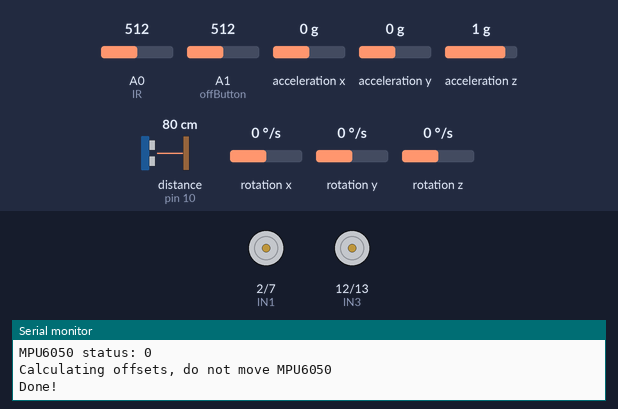
The sketch below on a simulated Arduino Uno, built with avr-gcc and run on an emulated ATmega328P. On the bench: motor-driver pin pairs drawn as motors (green arrow = first pin HIGH = forward, orange = second pin HIGH = backward, longer = more drive, scaled by the enable pin), the last lines printed to the serial monitor. The inputs (shaded band) are chosen by the test bench; at power-on: A1 (offButton) = 512, rotation z 0 °/s, A0 (IR) = 512, acceleration x 0 g, acceleration y 0 g, acceleration z 1 g, distance to the obstacle (sensor on pin 10) 80 cm, rotation x 0 °/s, rotation y 0 °/s. The echo pulse lasts 58.3 µs per cm.

Above: at 3.2 s.
3.3 s: A1 (offButton) set to 490
At 3.7 s:
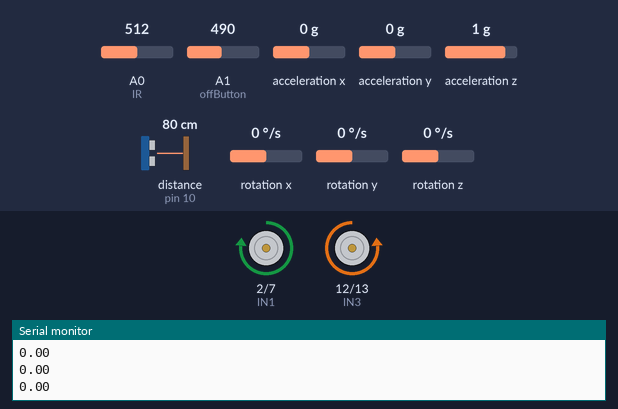
4.8 s: rotation z set to -9 °/s
At 4.95 s:
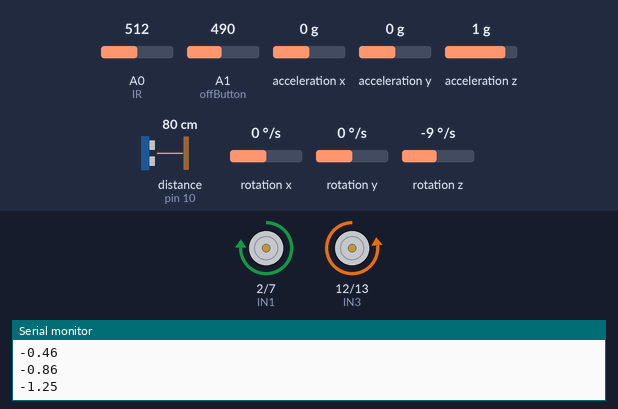
7.8 s: rotation z set to -12 °/s
At 9.2 s:
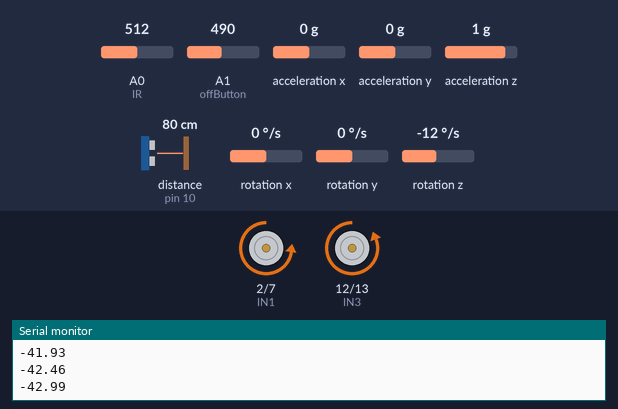
9.5 s: rotation z set to 4 °/s
12.5 s: rotation z set to 7 °/s
At 13.8 s:
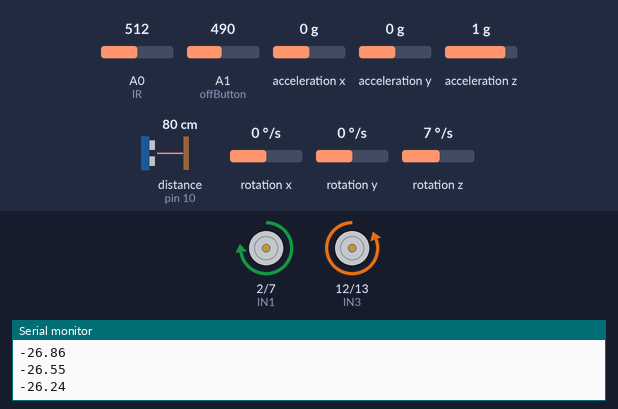
14.7 s: rotation z set to 34 °/s
Timing chart, 0 to 17.7 s (numbered marks = the images above; inputs shaded):
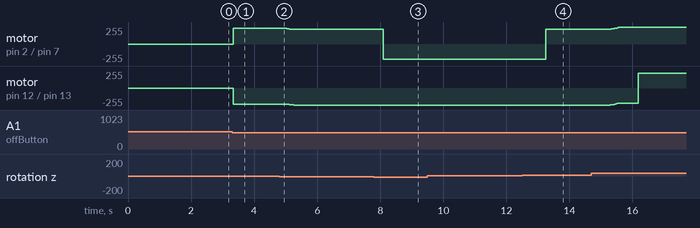

Measured:
- the behaviour switches between 501 and 500 on A1 (offButton) (found by bisection; images 0 and 1)
- the behaviour switches between -10 and -11 °/s on rotation z (found by bisection; images 2 and 3)
- the behaviour switches between 5 and 6 °/s on rotation z (found by bisection; images 3 and 4)
- after the input at 3.3 s, motor on pin 2 (IN1) / pin 7 (IN2): stopped → forward 240/255 at once; motor on pin 12 (IN3) / pin 13 (IN4): stopped → backward 240/255 at once
- after the input at 4.8 s, motor on pin 2 (IN1) / pin 7 (IN2): forward 240/255 → forward 225/255 at once; motor on pin 12 (IN3) / pin 13 (IN4): backward 240/255 → backward 255/255 after 0.14 s
- after the input at 12.5 s, motor on pin 2 (IN1) / pin 7 (IN2): backward 225/255 → forward 225/255 after 0.75 s instead of 1.3 s

The sketch:

AutoTractorMain.ino
```cpp
#include <MPU6050_light.h>
#include <Wire.h>
#include <SoftwareSerial.h>

MPU6050 mpu(Wire);

int timer = 0;

// the pin for the IR sensor
int IR = A0;

// the pins for the L298N motor driver
int ENA = 6;
int ENB = 5;
int IN1 = 2;
int IN2 = 7;
int IN3 = 12;
int IN4 = 13;

// the pin for the on/off button
int offButton = A1;
int button;
int prevButton;
int start = 0;

int Trig = 9;
int Echo = 10;

long rawPulse;
int distance;
int obstacle = 0;

int straight;
int right;
int left;

float angle;
float prevAngle;
float desiredAngle = 0;
int dt;
int currTime;
int prevTime;

int rightSpeed = 240;
int leftSpeed = 240;

int calibCount = 0;

// counts the sequential turns
int turnCount = 0;
int masterCount = 0;

int currLight = 0;
int prevLight = 0;

int wait = 0;

int drive = 0;

// initializations for bluetooth communication
SoftwareSerial HM10(8,11); //changed to pins 8 and 11
char appData;
String inData = "";


void setup() {
  // put your setup code here, to run once:
  Serial.begin(9600);

  //initialize each of the H-bridge configuration pins
  pinMode(IN1, OUTPUT);
  pinMode(IN2, OUTPUT);
  pinMode(IN3, OUTPUT);
  pinMode(IN4, OUTPUT);

  // initialize PWM control pins
  pinMode(ENA, OUTPUT);
  pinMode(ENB, OUTPUT);

  // initialize stop button to stop the loop
  //pinMode(offButton, INPUT);

  // initialize the IR pin as an input
  pinMode(IR, INPUT);

  digitalWrite(IN1, LOW);
  digitalWrite(IN2, LOW);
  digitalWrite(IN3, LOW);
  digitalWrite(IN4, LOW);

  //initialize the trigger and echo pins
  pinMode(Trig, OUTPUT);
  pinMode(Echo, INPUT);

  Wire.begin();

  byte status = mpu.begin();
  Serial.print(F("MPU6050 status: "));
  Serial.println(status);
  while(status!=0){ } // stop everything if could not connect to MPU6050

  Serial.println(F("Calculating offsets, do not move MPU6050"));
  delay(1000);
  mpu.calcOffsets(true,true); // gyro and accelero
  Serial.println("Done!\n");

  // Bluetooth communication rate
  HM10.begin(9600);
}

void loop() {
  // put your main code here, to run repeatedly:

  drive = bluetooth();

  currTime = millis();
  dt = currTime - prevTime;

  mpu.update();

  start = run();
  if(start == 0){

    brake();

  } else if (start == 1){

    obstacle = ultrasonic();
    currLight = analogRead(IR);

    if(obstacle == 1){
      brake();
    }else{


      angle = mpu.getAngleZ();

      if(timer<5){
        timer++;
      }else{
        // may turn early do to unsigned int, typecast later if needed
        if(currLight < (prevLight - 200) && turnCount < 2 && wait > 10){
          desiredAngle = desiredAngle + 90;
          turnCount += 1;
          masterCount += 1;
          wait = 0;
        } else if(currLight < (prevLight - 200) && turnCount < 4 && wait > 10){
          desiredAngle = desiredAngle - 90;
          turnCount += 1;
          masterCount += 1;
          if(turnCount == 4){
            turnCount = 0;
          }
          wait = 0;
        } else{
          wait += 1;
        }
        timer = 0;
        Serial.println(angle);
        drivePID(angle, prevAngle, desiredAngle, dt);
        prevAngle = angle;

        prevLight = currLight;
      }

    }

  }

  prevTime = currTime;
}


void drivePID(float currYaw, float prevYaw, float desiredYaw, int dt) {

  // Directions of left motor compared to inputs IN1 and IN2
  // IN1'IN2' = off
  // IN1'IN2 = Reverse
  // IN1IN2' = Forward
  // IN1IN2 = off

  // Directions of right motor compared to inputs IN3 IN4
  // IN3'IN4' = off
  // IN3'IN4 = Forward
  // IN3IN4' = Reverse
  // IN3IN4 = off

  // positive yaw is counterclockwise

  if(abs(desiredYaw - currYaw) < 30){
    // Drive both wheels forward
    digitalWrite(IN1, HIGH);
    digitalWrite(IN2, LOW);
    digitalWrite(IN3, LOW);
    digitalWrite(IN4, HIGH);
  }else if((desiredYaw - currYaw) > 30){
    // Turn immediately to the left
    digitalWrite(IN1, LOW);
    digitalWrite(IN2, HIGH);
    digitalWrite(IN3, LOW);
    digitalWrite(IN4, HIGH);
  }else if((desiredYaw - currYaw) < -30){
    // Turn immediately to the right
    digitalWrite(IN1, HIGH);
    digitalWrite(IN2, LOW);
    digitalWrite(IN3, HIGH);
    digitalWrite(IN4, LOW);
  }

  if(currYaw == 0){
    rightSpeed = 240;
    leftSpeed = 240;
  }

  // P term
  int kp = 1;

  // calculate the desired speed of the right motor
  rightSpeed = rightSpeed - kp * (desiredYaw - currYaw);
  if(rightSpeed > 255){
    rightSpeed = 255;
  }else if (rightSpeed < 225){
    rightSpeed = 225;
  }

  // calculate the desired speed of the left motor
  leftSpeed = leftSpeed + kp * (desiredYaw - currYaw);
  if(leftSpeed > 255){
    leftSpeed = 255;
  }else if (leftSpeed < 225){
    leftSpeed = 225;
  }

  // set motor speed
  analogWrite(ENA, rightSpeed);
  analogWrite(ENB, leftSpeed);
}

void brake() {
  analogWrite(ENA, 0);
  analogWrite(ENB, 0);
}

int run() {
  static int start = 0;

  button = analogRead(offButton);

  if(button <= 500 && prevButton > 500 && start == 0){
    start = 1;
    //Serial.println("on xxxxxxxxxxxxxxxxxxxxxxxxxxxxxxxxx");
  } else if(button <= 500 && prevButton > 500 && start != 0){
    start = 0;
    //Serial.println("off");
  }

  prevButton = button;

  return start;
}

int ultrasonic(){
  // set the trigger low for 2us to ensure that the signal is clear
  digitalWrite(Trig, LOW);
  delayMicroseconds(2);

  // set trigger high for 10us
  digitalWrite(Trig, HIGH);
  delayMicroseconds(10);
  digitalWrite(Trig, LOW);

  // gets the time it took in microseconds
  rawPulse = pulseIn(Echo, HIGH);

  // sound travels at about 343m/s, so to get the distance in centimeters
  // one must multiply the time in microseconds it took to retrieve the echo by 0.0343cm/us and divide by two since the signal away from and to the sensor
  distance = (rawPulse * 0.0343)/2;


  static int i = 0;

  i++;

  if(i>500){
    Serial.print("The distance in centimeters is ");
    Serial.print(distance);
    Serial.print("\n");
    i = 0;
  }

  if(distance < 5){
    obstacle = 1;
  }else{
    obstacle = 0;
  }

  return obstacle;
}

int bluetooth(){

  static int drive = 0;

  HM10.listen();  // listen the HM10 port
  if (HM10.available() > 0){
    Serial.println("reading...");
    HM10.write("reading...");
  }


  while (HM10.available() > 0){
    //Serial.println("TEST");
    appData = HM10.read();
    inData = String(appData);  // save the data in string format
    //Serial.write(appData);
    //Serial.println(inData);
  }
  if( inData == "S")
  {
  Serial.println("Tractor stopped");
  HM10.write("Tractor stopped");
  //insert tractor instructions for switching off
  drive = 0;
  }
  if ( inData == "G")
  {
  Serial.println("Tractor Moving..");
  HM10.write("Tractor moving");
  //insert tractor instructions for On
  drive = 1;
  }

  inData = "";
  return drive;
}

// Turn function
void turn(float currYaw, float prevYaw, int dt){
  // left yaw is positive, right yaw is negative

  // turn left currYaw + 90
  digitalWrite(IN1, LOW);
  digitalWrite(IN2, HIGH);
  digitalWrite(IN3, LOW);
  digitalWrite(IN4, HIGH);


  // turn right currYaw - 90
  digitalWrite(IN1, HIGH);
  digitalWrite(IN2, LOW);
  digitalWrite(IN3, HIGH);
  digitalWrite(IN4, LOW);


}
```
